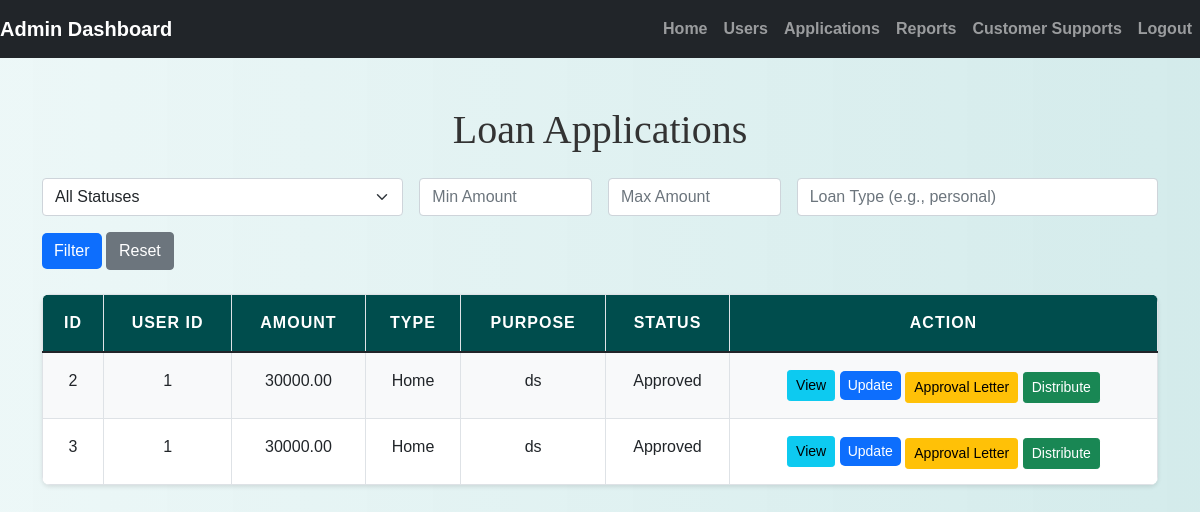
Screenshot of /admin/view_applications.php (signed in) with the database file from the repository.
### tables this page shows
CREATE TABLE `loan_applications` (
  `id` int(11) NOT NULL,
  `user_id` int(11) NOT NULL,
  `loan_amount` decimal(10,2) NOT NULL,
  `loan_type` varchar(255) NOT NULL,
  `purpose` text NOT NULL,
  `repayment_period` int(11) NOT NULL,
  `proof_of_income` varchar(255) NOT NULL,
  `proof_of_identification` varchar(255) NOT NULL,
  `credit_history` varchar(255) NOT NULL,
  `application_status` enum('submitted','under_review','approved','rejected','partially_completed','draft') DEFAULT 'submitted',
  `created_at` timestamp NOT NULL DEFAULT current_timestamp(),
  `updated_at` timestamp NOT NULL DEFAULT current_timestamp() ON UPDATE current_timestamp(),
  `review` text NOT NULL DEFAULT ''
);

### admin/view_applications.php (the view, shortened to what this page needs)
<?php
include('config.php');
$filter_type = $_GET['type'] ?? '';
$conditions = ["application_status != 'draft'"];
$sql = "SELECT * FROM loan_applications WHERE " . implode(" AND ", $conditions);
$stmt = mysqli_prepare($conn, $sql);
mysqli_stmt_execute($stmt);
$result = mysqli_stmt_get_result($stmt);
?>
<!DOCTYPE html>
<html lang="en">
<head>
    <link href="https://cdn.jsdelivr.net/npm/bootstrap@5.1.3/dist/css/bootstrap.min.css" rel="stylesheet">
    <link href="https://cdnjs.cloudflare.com/ajax/libs/font-awesome/6.0.0-beta3/css/all.min.css" rel="stylesheet">
    <link rel="stylesheet" href="../css/style.css">
</head>
<body>
<?php include('admin_navbar.php'); ?>
<div class="container mt-5 mb-5">
    <h1 class="text-center mb-4">Loan Applications</h1>
    <form method="get" class="row g-3 mb-4">
        <div class="col-md-4">
            <select name="status" class="form-select">
                <option value="">All Statuses</option>
            </select>
        </div>
        <div class="col-md-2">
    <input type="number" name="min_amount" class="form-control" placeholder="Min Amount" value="<?= htmlspecialchars($_GET['min_amount'] ?? '') ?>">
</div>
<div class="col-md-2">
    <input type="number" name="max_amount" class="form-control" placeholder="Max Amount" value="<?= htmlspecialchars($_GET['max_amount'] ?? '') ?>">
</div>
        <div class="col-md-4">
            <input type="text" name="type" class="form-control" placeholder="Loan Type (e.g., personal)" value="<?= htmlspecialchars($filter_type) ?>">
        </div>
        <div class="col-md-4">
            <button type="submit" class="btn btn-primary">Filter</button>
            <a href="view_applications.php" class="btn btn-secondary">Reset</a>
        </div>
    </form>
    <table class="table table-bordered">
        <thead class="table-dark">
        <tr>
            <th>ID</th>
            <th>User ID</th>
            <th>Amount</th>
            <th>Type</th>
            <th>Purpose</th>
            <th>Status</th>
            <th>Action</th>
        </tr>
        </thead>
        <tbody>
        <?php while ($loan = mysqli_fetch_assoc($result)) { ?>
            <tr>
                <td><?= $loan['id'] ?></td>
                <td><?= $loan['user_id'] ?></td>
                <td><?= $loan['loan_amount'] ?></td>
                <td><?= $loan['loan_type'] ?></td>
                <td><?= $loan['purpose'] ?></td>
                <td><?= ucfirst($loan['application_status']) ?></td>
                <td>
                    <a href="view_details.php?id=<?= $loan['id'] ?>" class="btn btn-info btn-sm">View</a>
                    <button class="btn btn-primary btn-sm" data-bs-toggle="modal" data-bs-target="#updateStatusModal<?= $loan['id'] ?>">Update</button>
                    <?php if ($loan['application_status'] === 'approved') { ?>
                        <button class="btn btn-warning btn-sm mt-1" onclick="generatePDF('<?= $loan['id'] ?>', '<?= $loan['loan_amount'] ?>', '<?= $loan['loan_type'] ?>', '<?= $loan['purpose'] ?>', '<?= $loan['user_id'] ?>')">Approval Letter</button>
                        <a href="distribute_loan.php?application_id=<?= $loan['id'] ?>" class="btn btn-success btn-sm mt-1">Distribute</a>
                    <?php } ?>
                </td>
            </tr>
        <?php } ?>
        </tbody>
    </table>
</div>
</body>
</html>

### css/style.css (style rules this page uses)
body { background: linear-gradient(90deg, rgba(233, 246, 246, 0.831), rgba(207, 233, 233, 0.9)); font-family: 'Arial', sans-serif; color: #333; line-height: 1.6; }
h1, h2, h3, h4 { text-align: center; margin-top: 30px; margin-bottom: 30px; font-family: 'Georgia', serif; }
.container { margin-bottom: 40px; }
.table { width: 100%; border-collapse: collapse; margin-top: 20px; font-size: 16px; background-color: #ffffff; border-radius: 8px; overflow: hidden; box-shadow: 0 2px 4px rgba(0, 0, 0, 0.1); }
.table th, .table td { padding: 15px; border: 1px solid #dee2e6; text-align: center; }
.table thead th { background-color: #004d4d; color: white; font-weight: bold; text-transform: uppercase; letter-spacing: 1px; }
.table tbody tr:nth-child(odd) { background-color: #f8f9fa; }
.btn-primary { color: #fff; border: none; border-radius: 5px; cursor: pointer; transition: background-color 0.3s ease; }
a { color: #006666; text-decoration: none; font-weight: bold; }

### rows the page displays
loan_applications: id "2", user "1", loan_amount "30000.00", loan_type "Home", purpose "ds", application_status "Approved"
loan_applications: id "3", user "1", loan_amount "30000.00", loan_type "Home", purpose "ds", application_status "Approved"
